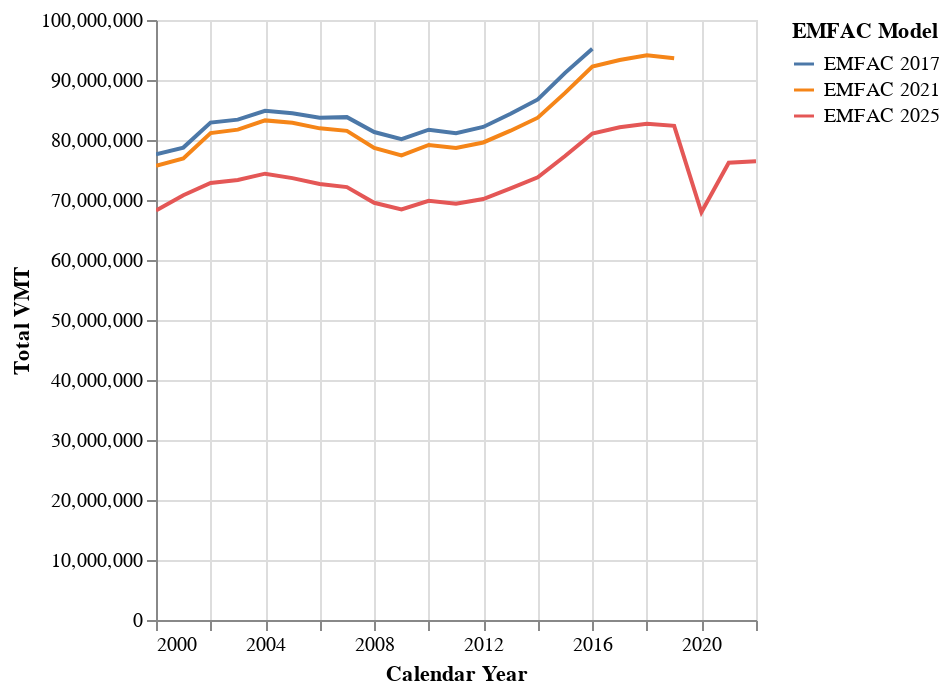

Source (notebook cell):
### Code cell
(
    emfac.group_by(["EMFAC Model", "Calendar Year"])
    .sum()
    .select(
        "EMFAC Model",
        "Calendar Year",
        "Total VMT",
    )
    .plot.line(
        x="Calendar Year",
        y="Total VMT",
        color="EMFAC Model",
    )
)

### Figure 1 — Vega-Lite specification as saved in the notebook (floating-point values rounded to 4 significant figures)
{"config": {"view": {"continuousWidth": 300, "continuousHeight": 300}}, "data": {"name": "data-98c0337af050d583f03909c3c58e4866"}, "mark": {"type": "line", "tooltip": true}, "encoding": {"color": {"field": "EMFAC Model", "type": "nominal"}, "x": {"field": "Calendar Year", "type": "temporal"}, "y": {"field": "Total VMT", "type": "quantitative"}}, "params": [{"name": "param_3", "select": {"type": "interval", "encodings": ["x", "y"]}, "bind": "scales"}], "$schema": "https://vega.github.io/schema/vega-lite/v5.20.1.json", "datasets": {"data-98c0337af050d583f03909c3c58e4866": [{"EMFAC Model": "EMFAC 2017", "Calendar Year": "2010-01-01T00:00:00", "Total VMT": 81720000.0}, {"EMFAC Model": "EMFAC 2017", "Calendar Year": "2001-01-01T00:00:00", "Total VMT": 78730000.0}, {"EMFAC Model": "EMFAC 2025", "Calendar Year": "2005-01-01T00:00:00", "Total VMT": 73650000.0}, {"EMFAC Model": "EMFAC 2021", "Calendar Year": "2002-01-01T00:00:00", "Total VMT": 81150000.0}, {"EMFAC Model": "EMFAC 2025", "Calendar Year": "2006-01-01T00:00:00", "Total VMT": 72670000.0}, {"EMFAC Model": "EMFAC 2025", "Calendar Year": "2000-01-01T00:00:00", "Total VMT": 68240000.0}, {"EMFAC Model": "EMFAC 2021", "Calendar Year": "2015-01-01T00:00:00", "Total VMT": 87850000.0}, {"EMFAC Model": "EMFAC 2021", "Calendar Year": "2007-01-01T00:00:00", "Total VMT": 81520000.0}, {"EMFAC Model": "EMFAC 2021", "Calendar Year": "2009-01-01T00:00:00", "Total VMT": 77430000.0}, {"EMFAC Model": "EMFAC 2025", "Calendar Year": "2010-01-01T00:00:00", "Total VMT": 69870000.0}, {"EMFAC Model": "EMFAC 2025", "Calendar Year": "2009-01-01T00:00:00", "Total VMT": 68420000.0}, {"EMFAC Model": "EMFAC 2021", "Calendar Year": "2008-01-01T00:00:00", "Total VMT": 78670000.0}, {"EMFAC Model": "EMFAC 2021", "Calendar Year": "2018-01-01T00:00:00", "Total VMT": 94120000.0}, {"EMFAC Model": "EMFAC 2021", "Calendar Year": "2004-01-01T00:00:00", "Total VMT": 83270000.0}, {"EMFAC Model": "EMFAC 2025", "Calendar Year": "2011-01-01T00:00:00", "Total VMT": 69390000.0}, {"EMFAC Model": "EMFAC 2017", "Calendar Year": "2002-01-01T00:00:00", "Total VMT": 82910000.0}, {"EMFAC Model": "EMFAC 2025", "Calendar Year": "2019-01-01T00:00:00", "Total VMT": 82370000.0}, {"EMFAC Model": "EMFAC 2017", "Calendar Year": "2003-01-01T00:00:00", "Total VMT": 83390000.0}, {"EMFAC Model": "EMFAC 2025", "Calendar Year": "2004-01-01T00:00:00", "Total VMT": 74390000.0}, {"EMFAC Model": "EMFAC 2017", "Calendar Year": "2004-01-01T00:00:00", "Total VMT": 84870000.0}, {"EMFAC Model": "EMFAC 2025", "Calendar Year": "2007-01-01T00:00:00", "Total VMT": 72150000.0}, {"EMFAC Model": "EMFAC 2025", "Calendar Year": "2022-01-01T00:00:00", "Total VMT": 76450000.0}, {"EMFAC Model": "EMFAC 2017", "Calendar Year": "2012-01-01T00:00:00", "Total VMT": 82170000.0}, {"EMFAC Model": "EMFAC 2025", "Calendar Year": "2021-01-01T00:00:00", "Total VMT": 76220000.0}, {"EMFAC Model": "EMFAC 2017", "Calendar Year": "2007-01-01T00:00:00", "Total VMT": 83810000.0}, {"EMFAC Model": "EMFAC 2025", "Calendar Year": "2012-01-01T00:00:00", "Total VMT": 70160000.0}, {"EMFAC Model": "EMFAC 2017", "Calendar Year": "2008-01-01T00:00:00", "Total VMT": 81330000.0}, {"EMFAC Model": "EMFAC 2021", "Calendar Year": "2011-01-01T00:00:00", "Total VMT": 78670000.0}, {"EMFAC Model": "EMFAC 2025", "Calendar Year": "2016-01-01T00:00:00", "Total VMT": 81090000.0}, {"EMFAC Model": "EMFAC 2017", "Calendar Year": "2014-01-01T00:00:00", "Total VMT": 86770000.0}, {"EMFAC Model": "EMFAC 2017", "Calendar Year": "2005-01-01T00:00:00", "Total VMT": 84450000.0}, {"EMFAC Model": "EMFAC 2021", "Calendar Year": "2005-01-01T00:00:00", "Total VMT": 82880000.0}, {"EMFAC Model": "EMFAC 2025", "Calendar Year": "2015-01-01T00:00:00", "Total VMT": 77330000.0}, {"EMFAC Model": "EMFAC 2025", "Calendar Year": "2020-01-01T00:00:00", "Total VMT": 67960000.0}, {"EMFAC Model": "EMFAC 2017", "Calendar Year": "2009-01-01T00:00:00", "Total VMT": 80130000.0}, {"EMFAC Model": "EMFAC 2021", "Calendar Year": "2012-01-01T00:00:00", "Total VMT": 79590000.0}, {"EMFAC Model": "EMFAC 2017", "Calendar Year": "2016-01-01T00:00:00", "Total VMT": 95190000.0}, {"EMFAC Model": "EMFAC 2021", "Calendar Year": "2017-01-01T00:00:00", "Total VMT": 93330000.0}, {"EMFAC Model": "EMFAC 2025", "Calendar Year": "2017-01-01T00:00:00", "Total VMT": 82120000.0}, {"EMFAC Model": "EMFAC 2021", "Calendar Year": "2001-01-01T00:00:00", "Total VMT": 76940000.0}, {"EMFAC Model": "EMFAC 2017", "Calendar Year": "2013-01-01T00:00:00", "Total VMT": 84370000.0}, {"EMFAC Model": "EMFAC 2021", "Calendar Year": "2016-01-01T00:00:00", "Total VMT": 92240000.0}, {"EMFAC Model": "EMFAC 2021", "Calendar Year": "2013-01-01T00:00:00", "Total VMT": 81550000.0}, {"EMFAC Model": "EMFAC 2021", "Calendar Year": "2003-01-01T00:00:00", "Total VMT": 81730000.0}, {"EMFAC Model": "EMFAC 2017", "Calendar Year": "2006-01-01T00:00:00", "Total VMT": 83710000.0}, {"EMFAC Model": "EMFAC 2025", "Calendar Year": "2001-01-01T00:00:00", "Total VMT": 70800000.0}, {"EMFAC Model": "EMFAC 2025", "Calendar Year": "2008-01-01T00:00:00", "Total VMT": 69530000.0}, {"EMFAC Model": "EMFAC 2017", "Calendar Year": "2011-01-01T00:00:00", "Total VMT": 81140000.0}, {"EMFAC Model": "EMFAC 2025", "Calendar Year": "2013-01-01T00:00:00", "Total VMT": 71920000.0}, {"EMFAC Model": "EMFAC 2021", "Calendar Year": "2010-01-01T00:00:00", "Total VMT": 79170000.0}, {"EMFAC Model": "EMFAC 2017", "Calendar Year": "2000-01-01T00:00:00", "Total VMT": 77610000.0}, {"EMFAC Model": "EMFAC 2017", "Calendar Year": "2015-01-01T00:00:00", "Total VMT": 91190000.0}, {"EMFAC Model": "EMFAC 2021", "Calendar Year": "2019-01-01T00:00:00", "Total VMT": 93640000.0}, {"EMFAC Model": "EMFAC 2021", "Calendar Year": "2006-01-01T00:00:00", "Total VMT": 81940000.0}, {"EMFAC Model": "EMFAC 2021", "Calendar Year": "2000-01-01T00:00:00", "Total VMT": 75680000.0}, {"EMFAC Model": "EMFAC 2025", "Calendar Year": "2002-01-01T00:00:00", "Total VMT": 72840000.0}, {"EMFAC Model": "EMFAC 2025", "Calendar Year": "2003-01-01T00:00:00", "Total VMT": 73340000.0}, {"EMFAC Model": "EMFAC 2025", "Calendar Year": "2018-01-01T00:00:00", "Total VMT": 82700000.0}, {"EMFAC Model": "EMFAC 2021", "Calendar Year": "2014-01-01T00:00:00", "Total VMT": 83720000.0}, {"EMFAC Model": "EMFAC 2025", "Calendar Year": "2014-01-01T00:00:00", "Total VMT": 73780000.0}]}}
